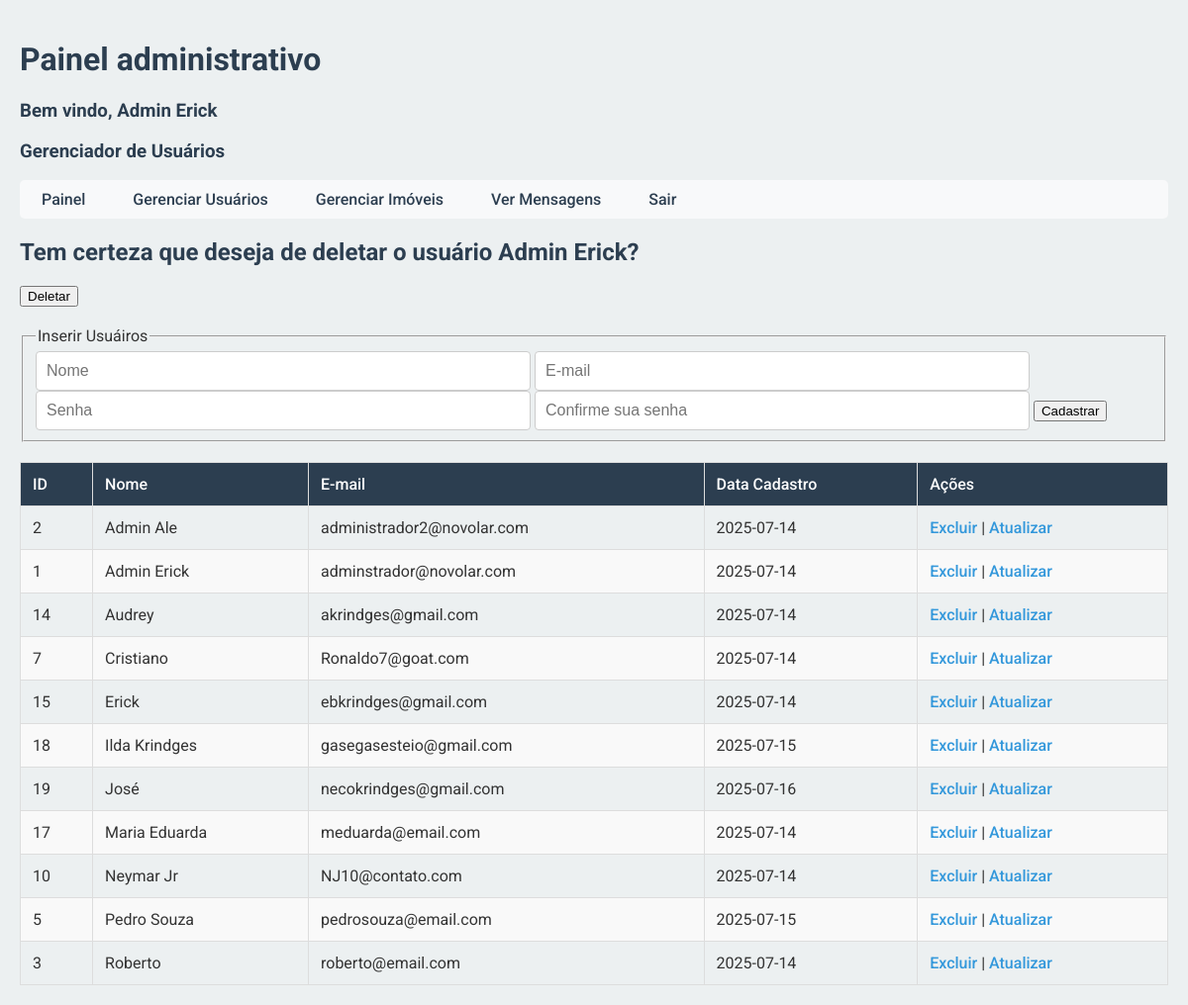
/admin/users.php?id=1&nome=Admin Erick (signed in), run on the app's committed database.
### tables this page shows
CREATE TABLE `usuarios` (
  `id` int(11) NOT NULL,
  `nome` varchar(180) NOT NULL,
  `senha` varchar(240) NOT NULL,
  `email` varchar(240) NOT NULL,
  `imagem` int(240) NOT NULL,
  `data_cadastro` date NOT NULL
);

### admin/functions.php (called while the page is built, shortened)
<?php
function buscar($connect, $tabela, $where = 1, $order = ""){
	if (!empty($order)) {
		$order = "ORDER BY $order";
	}
	$query = "SELECT * FROM $tabela WHERE $where $order";
	$execute = mysqli_query($connect, $query);
	$results = mysqli_fetch_all($execute, MYSQLI_ASSOC);
	return $results;
}

### admin/users.php (the view, shortened to what this page needs)
<?php session_start();
$seguranca = isset($_SESSION['ativa']) ? TRUE : header("location: login.php");
require_once "functions.php";
?>
<!DOCTYPE html>
<html>
<head>
	<link rel="stylesheet" href="css/style_admin.css">
</head>
<body>
<?php if ($seguranca) { ?>
	<h1>Painel administrativo</h1>
	<h3>Bem vindo, <?php echo $_SESSION['nome']; ?>	</h3>
	<h3> Gerenciador de Usuários </h3>
	<nav>
        <div>
            <a href="index.php">Painel</a>
            <a href="users.php">Gerenciar Usuários</a>
            <a href="gerenciar_imoveis.php">Gerenciar Imóveis</a>
            <a href="mensagens.php">Ver Mensagens</a> <a href="logout.php">Sair</a>
        </div>
    </nav>
<?php
	$tabela = "usuarios";
	$order = "nome";
	$usuarios = buscar($connect, $tabela, 1, $order);
	if (isset($_GET['id'])) { ?>
		<h2> Tem certeza que deseja de deletar o usuário <?php echo $_GET['nome']; ?>?</h2>
		<form action="" method="post">
			<input type="submit" name="deletar" value="Deletar">
		</form>
	<?php } ?>
	<form action="" method="post">
		<fieldset>
			<legend>Inserir Usuáiros</legend>
			<input type="text" name="nome" placeholder="Nome" required>
			<input type="email" name="email" placeholder="E-mail" required>
			<input type="password" name="senha" placeholder="Senha" required>
			<input type="password" name="repetesenha" placeholder="Confirme sua senha" required>
			<input type="submit" name="cadastrar" value="Cadastrar">
		</fieldset>
	</form>
	<div class="container">
		<table border="1">
			<thead>
				<tr>
					<th>ID</th>
					<th>Nome</th>
					<th>E-mail</th>
					<th>Data Cadastro</th>
					<th>Ações</th>
				</tr>
			</thead>
			<tbody>
				<?php foreach ($usuarios as $usuario) : ?>
					<tr>
						<td><?php echo $usuario['id']; ?></td>
						<td><?php echo $usuario['nome']; ?></td>
						<td><?php echo $usuario['email']; ?></td>
						<td><?php echo $usuario['data_cadastro']; ?></td>
						<td>
							<a href="users.php?id=<?php echo
								$usuario['id'];?>&nome=<?php echo
								$usuario['nome']; ?>">Excluir</a>
							|
							<a href="edit_user.php?id=<?php echo
								$usuario['id'];?>&nome=<?php echo
								$usuario['nome']; ?>">Atualizar</a>
						</td>
					</tr>
	</div
				<?php endforeach; ?>
<?php } ?>
</body>
</html>

### admin/css/style_admin.css (style rules this page uses)
:root { --cor-primaria: #2c3e50; --cor-secundaria: #3498db; --cor-sucesso: #2ecc71; --cor-erro: #e74c3c; --cor-fundo: #ecf0f1; --cor-painel: #ffffff; --cor-texto: #333333; --sombra-painel: 0 2px 10px rgba(0, 0, 0, 0.1); }
body { font-family: "Roboto", sans-serif; background-color: var(--cor-fundo); color: var(--cor-texto); margin: 0; padding: 20px; }
h1, h2, h3 { color: var(--cor-primaria); }
nav { background-color: #f8f9fa; padding: 10px; border-radius: 5px; margin-bottom: 20px; }
nav a { text-decoration: none; color: var(--cor-primaria); font-weight: 500; margin-right: 20px; padding: 8px 12px; border-radius: 4px; transition: background-color 0.2s ease; }
form { margin-top: 20px; }
form input[type="text"], form input[type="email"], form input[type="password"], form input[type="number"], form input[type="file"], form textarea, form select { width: 100%; max-width: 500px; padding: 10px; border: 1px solid #ccc; border-radius: 4px; font-size: 16px; box-sizing: border-box; }
table { width: 100%; border-collapse: collapse; margin-top: 20px; }
th, td { border: 1px solid #ddd; padding: 12px; text-align: left; vertical-align: middle; }
thead th { background-color: var(--cor-primaria); color: white; font-weight: 500; }
td a { color: var(--cor-secundaria); text-decoration: none; font-weight: 500; }

### data on the page
usuarios: id "2", nome "Admin Ale", email "administrador2@novolar.com", data_cadastro "2025-07-14"
usuarios: id "1", nome "Admin Erick", email "adminstrador@novolar.com", data_cadastro "2025-07-14"
usuarios: id "14", nome "Audrey", email "akrindges@gmail.com", data_cadastro "2025-07-14"
usuarios: id "7", nome "Cristiano", email "Ronaldo7@goat.com", data_cadastro "2025-07-14"
usuarios: id "15", nome "Erick", email "ebkrindges@gmail.com", data_cadastro "2025-07-14"
usuarios: id "18", nome "Ilda Krindges", email "gasegasesteio@gmail.com", data_cadastro "2025-07-15"
usuarios: id "19", nome "José", email "necokrindges@gmail.com", data_cadastro "2025-07-16"
usuarios: id "17", nome "Maria Eduarda", email "meduarda@email.com", data_cadastro "2025-07-14"
usuarios: id "10", nome "Neymar Jr", email "NJ10@contato.com", data_cadastro "2025-07-14"
usuarios: id "5", nome "Pedro Souza", email "pedrosouza@email.com", data_cadastro "2025-07-15"
usuarios: id "3", nome "Roberto", email "roberto@email.com", data_cadastro "2025-07-14"

### other printed values
$_SESSION['nome'] "Admin Erick"
$_GET['nome'] "Admin Erick"
